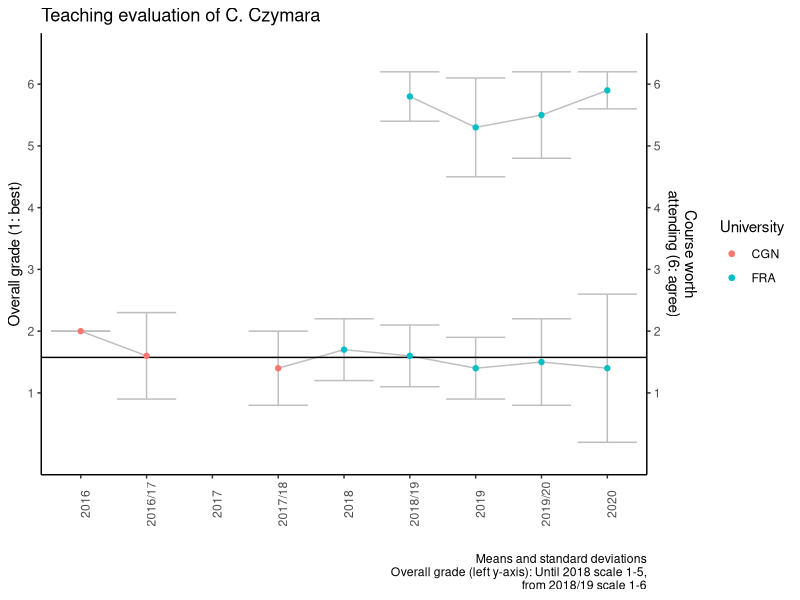

Here is the R script that generated this plot:


### plot time trend of course evaluations

evals <- data.frame("semester" = c("2016", "2016/17", "2017", "2017/18",
                                   # frankfurt
                                   "2018", "2018/19",
                                   "2019", "2019/20",
                                   "2020"),
                    "mean" = c(2, 1.6, NA, 1.4,
                               # frankfurt
                               1.7,
                               1.6, 1.4,
                               1.5, 1.4
                               ),
                    "sd" = c(0, 0.7, NA, 0.6,
                             # frankfurt
                             0.5,
                             0.5, 0.5,
                             0.7, 1.2
                             ),
                    "n" = c(5, 21, NA, 18,
                            # frankfurt
                            6,
                            10, 8,
                            12, 19
                            ),
                    "University" = c("CGN", "CGN", "CGN", "CGN",
                              "FRA", "FRA", "FRA", "FRA", "FRA"),
                    "worth" = c (NA, NA, NA, NA, NA,
                                 5.8, 5.3, 5.5, 5.9),
                    "worthSD" = c (NA, NA, NA, NA, NA,
                                 0.4, 0.8, 0.7, 0.3)
                    )

# for inference statistics
# evals$CIupper <- evals$mean + 1.96*(evals$sd/sqrt(evals$n))
# evals$CIlower <- evals$mean - 1.96*(evals$sd/sqrt(evals$n))

evals$grandmean <- mean(evals$mean, na.rm = T)

evals$worthgrandmean <- mean(evals$worth, na.rm = T)

library(ggplot2); theme_set(theme_bw() +
                              theme(axis.line = element_line(colour = "black"),
                                    panel.grid.major = element_blank(),
                                    panel.grid.minor = element_blank(),
                                    panel.border = element_blank(),
                                    panel.background = element_blank()))

# win.metafile("C:/Users/czymara.local/PowerFolders/teaching/out/evalovertime.wmf")
dev.copy(png, "C:/Users/czymara.local/PowerFolders/teaching/out/evalovertime.png",
         units="px", width=1600, height=1600, res=300)
ggplot(data = evals, aes(y = semester,
                         x = mean,
                         colour = University)) +
  geom_errorbarh(aes(xmin = mean - sd,
                     xmax = mean + sd),
                 colour = "grey") +
  xlab("Overall grade (1: best)") + ylab("") +
  theme(axis.text.x = element_text(angle = 90)) +
  labs(title = "Teaching evaluation of C. Czymara",
       caption = "Means and standard deviations
       Overall grade (left y-axis): Until 2018 scale 1-5,
       from 2018/19 scale 1-6") +
 # theme(legend.position = "none") +
  # scale_x_continuous(limits = c(0, 6.5), breaks = c(1:6)) +
  geom_path(aes(group = 1), colour = "grey") +
  geom_vline(xintercept = evals$grandmean ,
             colour = "black") +
  geom_point() +
  geom_errorbarh(data = evals, aes(xmin = worth - worthSD,
                     xmax = worth + worthSD),
                 colour = "grey") +
  scale_x_continuous(limits = c(0, 6.5), breaks = c(1:6),
                     sec.axis = sec_axis(~. , breaks = c(1:6),
                                         name = "Course worth\nattending (6: agree)")
                     ) +
  geom_path(data = evals, aes(x = worth, group = 1), colour = "grey") +  # add the second axis
  geom_point(data = evals, aes(y = semester,
                               x = worth,
                               colour = University)) +
coord_flip()
dev.off()

